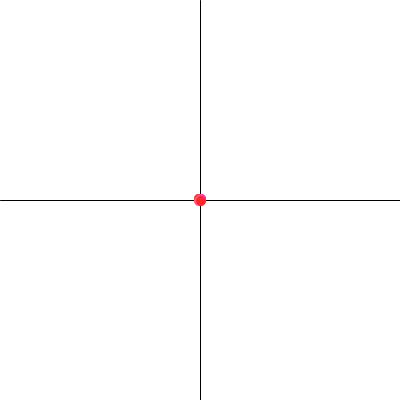
Frame 1 (no input)
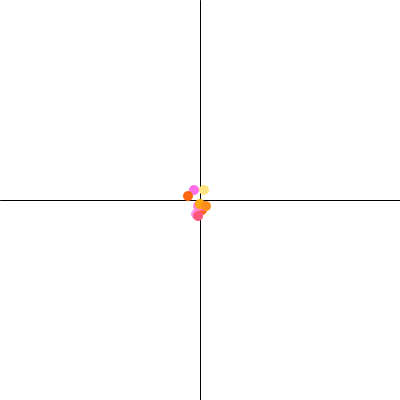
Frame 60 (the mouse pressed at the canvas centre just before this capture)
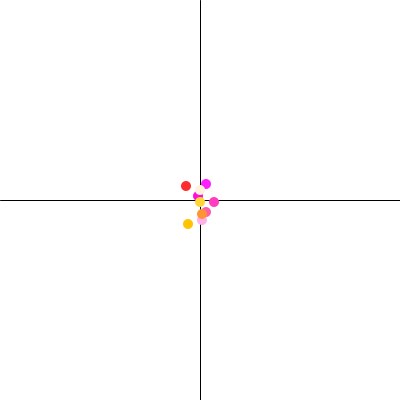
Frame 120 (the mouse held since frame 60 and released just before this capture)

The Processing sketch that drew these frames (run headless with seeded random() and noise(); from frame 60 on, the mouse is pressed at the canvas centre):

// Processing sketch: randomwalk20201217_3
// ── randomwalk20201217_3.pde
int NUM = 10;
float x[] = new float[NUM];
float y[] = new float[NUM];
float p[] = new float[NUM];
float q[] = new float[NUM];
float dx;
float dy;
float r = 5;
float sum_x = 0;
float sum_y = 0;
float avg1 = 0;
float avg2 = 0;
float var = 0;

void setup()
{
 size(400,400);
 background(255);
 smooth();
 
 for(int i = 0; i < NUM; i++)
 {
   x[i] = width/2;
   y[i] = height/2;
 }
 
 dx = 1;
 dy = 1;

}


void draw()
{
  background(255);
  stroke(0);
  line(0,height/2, width, height/2);
  line(width/2,0, width/2, height);
  
  for(int i = 0; i < NUM; i++)
 {
    p[i] = random(0,1);
    q[i] = random(0,1);
  
    if(p[i] > 0.5) x[i] += dx;
    else x[i] -= dx;
    if(q[i] > 0.5) y[i] += dy;
    else y[i] -= dy;
    
    if(x[i] > width-r || x[i] < 0+r) dx *= -1;
    if(y[i] > height-r || y[i] < 0+r) dy *= -1;
   
    sum_x += x[i];
    sum_y += y[i];
    avg1 = sum_x/NUM;
    avg2 = sum_y/NUM;
    print("Average:","(", avg1, avg2, ")","Varience:","(", var, ")");
    
    noStroke();
    fill(255,random(0,255),random(0,255));
    ellipse(x[i],y[i],2*r,2*r);
  }
}
